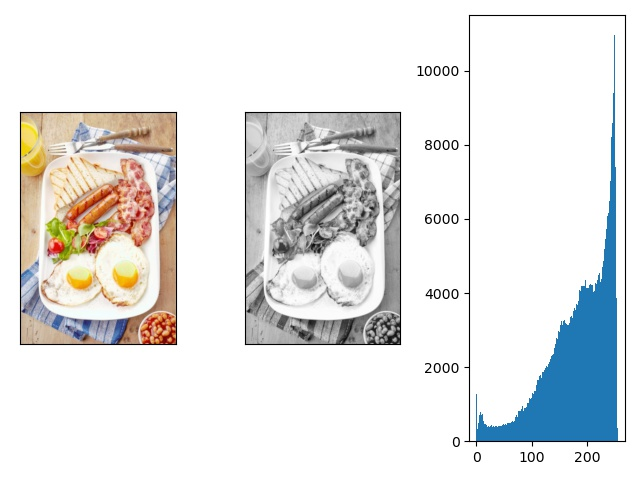
#> input picture GreyPic/data1/b2.jpg, 640 x 480 px, found by its file name; its folder holds only this picture in this run
$ python drawGreyPic.py
#> lines starting #> are read from the running program, lines starting #| are printed output that depends on the picture
### utils.py
import os
import cv2
import matplotlib.pyplot as plt


# 画出图片，图片的灰度图以及图片的灰度直方图并保存
def hist(pic_path, save_path):
#> called with pic_path = 'brightness/pic/data1/b2.jpg', save_path = 'brightness/GreyPic/data1'
    plt.figure()
    # plt.figure(figsize=(20,20))
    img=cv2.imread(pic_path)    # 以彩色模式加载图片BGR
#> img is the input picture: shape (480, 640, 3); mean B, G, R 228.7, 229.2, 228.3
    # hist = cv2.calcHist([img],[0],None,[256],[0,256])
    plt.subplot(131)
    plt.imshow(img[:,:,::-1])   # 将BGR通道翻转为RGB
    plt.xticks([])
    plt.yticks([])
    plt.subplot(132)
    img_gray = cv2.cvtColor(img,cv2.COLOR_BGR2GRAY)		#转换为灰度图
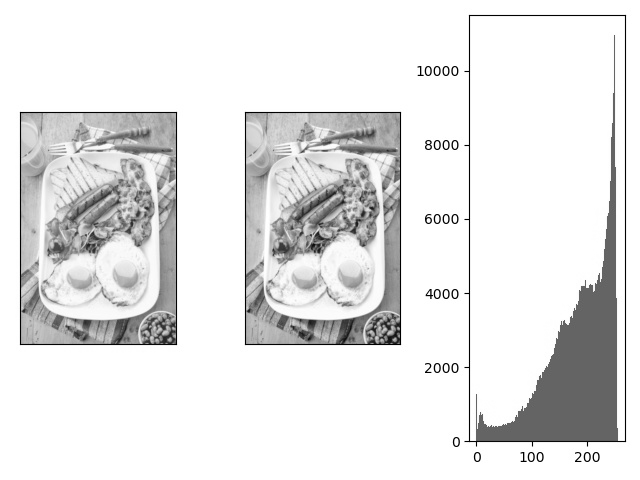
#> img_gray: shape (480, 640); min 0, max 255, mean 228.8
    plt.imshow(img_gray,'gray')
    plt.xticks([])
    plt.yticks([])
    # plt.title("Original")
    plt.subplot(133)
    plt.hist(img.ravel(),256,[0,256])
    plt.tight_layout()
    plt.savefig(os.path.join(save_path, os.path.split(pic_path)[1]))
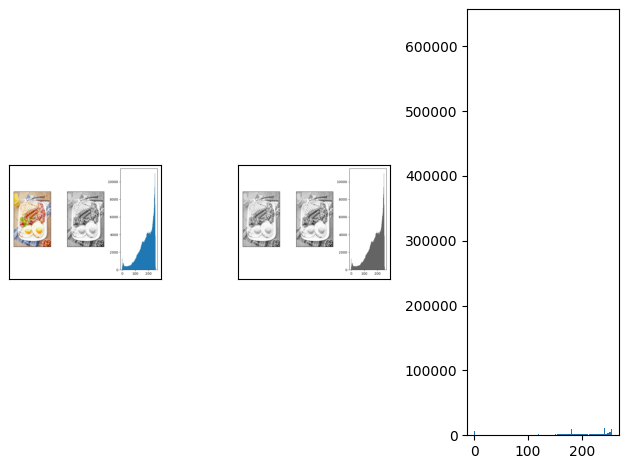
#> figure drawn by matplotlib, 3 panels; panel 3: tallest bar 626239 high, from x = 255 to 256

# 获取给定目录下的所有图片的路径
def readAllPictures(pics_path):
	if not os.path.exists(pics_path):
		print("路径错误，路径不存在！")
		return
	allPics = []
	pics = os.listdir(pics_path)
	for pic in pics:
		pic_path = os.path.join(pics_path,pic)
		if os.path.isfile(pic_path):   # 只处理文件，意味着不能处理嵌套的文件夹
			allPics.append(pic_path)
	return allPics

### drawGreyPic.py
from utils import *

data_type = 'data1'
dic = 'brightness/pic/' + data_type
save_dic = 'brightness/GreyPic/' + data_type
if not os.path.exists(save_dic):
    os.makedirs(save_dic)
pics = readAllPictures(dic)
for pic in pics:
    hist(pic, save_dic)

$ run again, on GreyPic/data1/d2.jpg
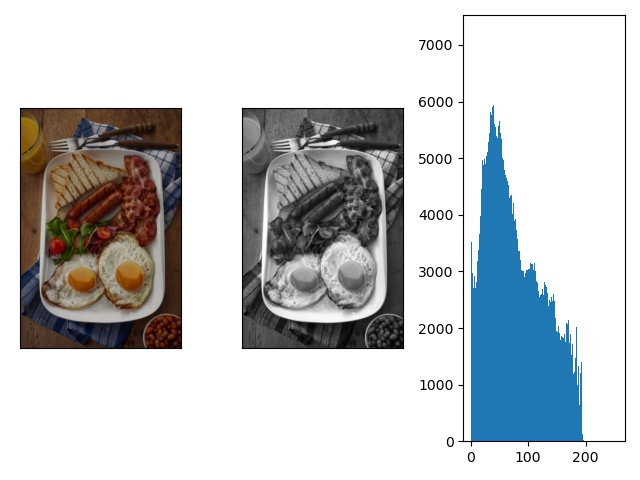
#> input picture GreyPic/data1/d2.jpg, 640 x 480 px, found by its file name
#> in hist, img is the input picture: shape (480, 640, 3); mean B, G, R 203.4, 201.4, 198.2
#> in hist, `img_gray = cv2.cvtColor(img,cv2.COLOR_BGR2GRAY)`:
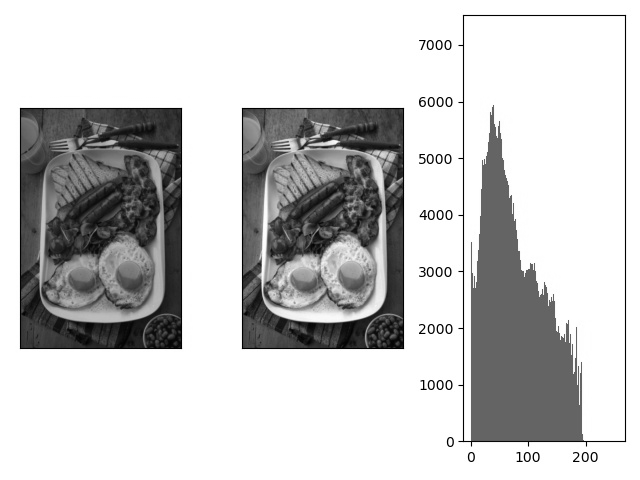
#> img_gray: shape (480, 640); min 0, max 255, mean 200.7
#> in hist, `plt.savefig(os.path.join(save_path, os.path.split(pic_path)[1]))`:
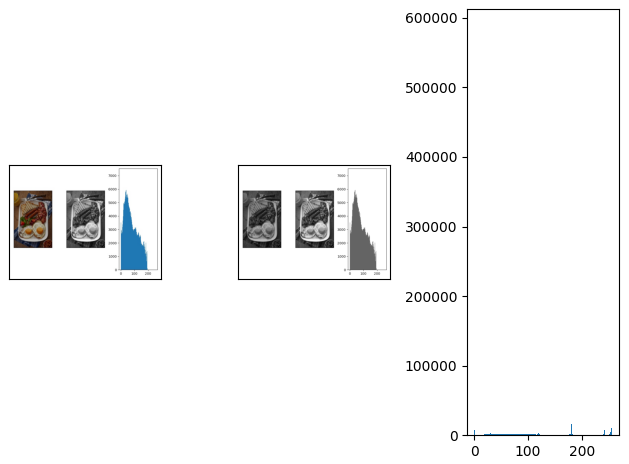
#> figure drawn by matplotlib, 3 panels; panel 3: tallest bar 583466 high, from x = 255 to 256
